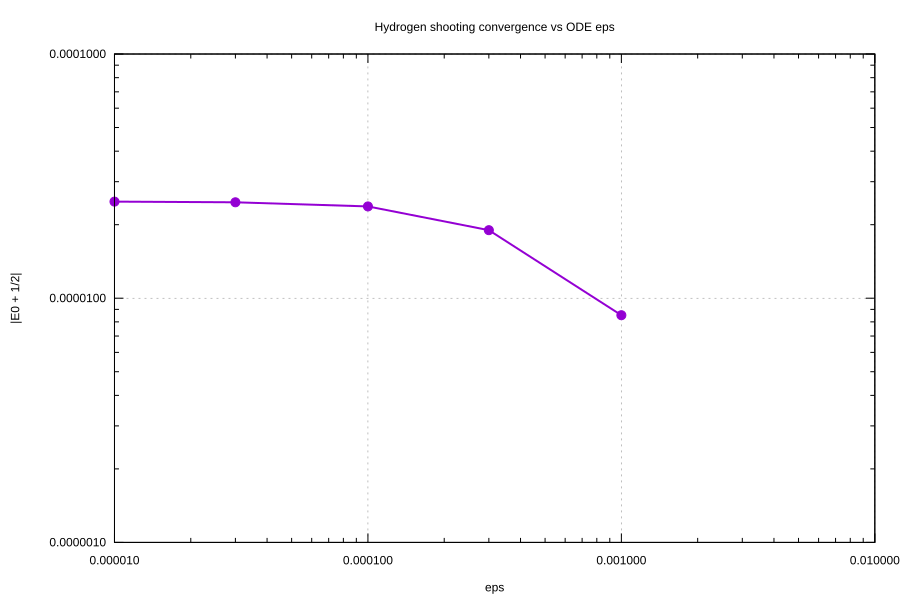

Write gnuplot code to recreate this figure.
# Convergence of E0 with respect to ODE relative tolerance eps.
set terminal svg size 900,600 enhanced background rgb 'white'
set output 'plot_conv_eps.svg'

set title 'Hydrogen shooting convergence vs ODE eps'
set xlabel 'eps'
set ylabel '|E0 + 1/2|'
set grid
set logscale xy
set key off

plot 'hydrogen_convergence_eps.data' using 1:3 with linespoints lw 2 pt 7
